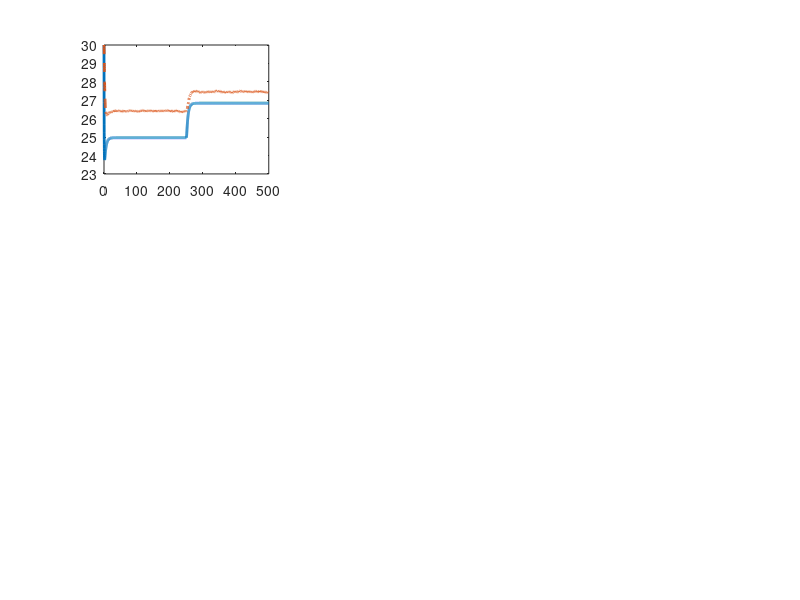

The MATLAB script that drew this image: (Note: this script raises an error after producing the figure.)
%% ========================================================================
%  PERBANDINGAN LQR vs LQG - SISTEM POULTRY HOUSE
%  Fitri Ardianti - EAS Kontrol Optimal
%% ========================================================================

clear; clc; close all;

fprintf('=== PERBANDINGAN LQR vs LQG - SISTEM POULTRY HOUSE ===\n\n');

%% ------------------------------------------------------------------------
%  BAGIAN 1 : MODEL STATE-SPACE
%% ------------------------------------------------------------------------

Rcb   = 0.015;     % thermal resistance (K/W)
Kg    = 50;        % gain heating
a     = 1000;      % konstanta a
vb    = 500;       % volume udara 1
vc    = 600;       % volume udara 2
Rcv   = 0.01;      % coupling suhu -> kelembaban
x1e   = 25;        % suhu ekuilibrium (°C)
u3_op = 100;       % ventilasi nominal

A = [-(Rcb + Kg/a + u3_op/vb),      0;
      Rcv*(0.52*x1e - 6.46),   -u3_op/vc];

B  = [1/a,   -1/a,  -x1e/vb;
      0,     1/vb, -x1e/vc];

Bd = [Kg/a + u3_op/vb,      0;
      0,               u3_op/vc];

C = eye(2);
D = zeros(2,3);

fprintf('Matriks A:\n'); disp(A);
fprintf('Matriks B:\n'); disp(B);

% cek controllability
Co = ctrb(A,B);
if rank(Co)==size(A,1)
    fprintf('✓ Sistem controllable.\n\n');
else
    error('Sistem tidak controllable.');
end

%% ------------------------------------------------------------------------
%  BAGIAN 2 : DESAIN LQR
%% ------------------------------------------------------------------------

fprintf('=== DESAIN LQR ===\n');

Q = diag([100 50]);          % penalti state
R = diag([1 1 0.1]);         % penalti sinyal kontrol

[K_lqr, P_lqr, eig_lqr] = lqr(A,B,Q,R);
Acl_lqr = A - B*K_lqr;

fprintf('Gain LQR K:\n'); disp(K_lqr);
fprintf('Pole closed-loop LQR:\n'); disp(eig_lqr);

%% ------------------------------------------------------------------------
%  BAGIAN 3 : DESAIN LQG
%% ------------------------------------------------------------------------

fprintf('\n=== DESAIN LQG ===\n');

% Kalman filter
W = diag([0.05 0.05]);       % kovariansi noise proses
V = diag([0.5 0.5]);         % kovariansi noise pengukuran

[L, P_est, eig_est] = lqe(A, eye(2), C, W, V);

fprintf('Gain Kalman L:\n'); disp(L);
fprintf('Pole estimator:\n'); disp(eig(A-L*C));

%% ------------------------------------------------------------------------
%  BAGIAN 4 : SIMULASI LQR
%% ------------------------------------------------------------------------

fprintf('\n=== SIMULASI LQR ===\n');

dt = 0.1;
t  = 0:dt:500;
N  = numel(t);

% Inisialisasi LQR
x_lqr = zeros(2,N);
u_lqr = zeros(3,N);
x_lqr(:,1) = [5; 10];   % deviasi awal

% gangguan
d1 = 3*ones(1,N);
d2 = 5*ones(1,N);
d2(t>250) = -2;

for k = 1:N-1
    d = [d1(k); d2(k)];
    
    % kontrol LQR (full state feedback)
    u_lqr(:,k) = -K_lqr*x_lqr(:,k);
    
    % dinamika plant
    x_dot = A*x_lqr(:,k) + B*u_lqr(:,k) + Bd*d;
    x_lqr(:,k+1) = x_lqr(:,k) + dt*x_dot;
end
u_lqr(:,N) = u_lqr(:,N-1);

fprintf('Simulasi LQR selesai.\n');

%% ------------------------------------------------------------------------
%  BAGIAN 5 : SIMULASI LQG
%% ------------------------------------------------------------------------

fprintf('=== SIMULASI LQG ===\n');

x_lqg      = zeros(2,N);   % state nyata
xhat_lqg   = zeros(2,N);   % state estimasi
u_lqg      = zeros(3,N);   % sinyal kontrol
y_meas     = zeros(2,N);   % pengukuran dengan noise

x_lqg(:,1)    = [5; 10];   % deviasi awal plant
xhat_lqg(:,1) = [0; 0];    % tebakan awal estimator

% noise pengukuran
Rv = chol(V,'lower');
v  = Rv*randn(2,N);

for k = 1:N-1
    d = [d1(k); d2(k)];
    
    % pengukuran dengan noise
    y_meas(:,k) = C*x_lqg(:,k) + v(:,k);

    % kontrol menggunakan state estimasi
    u_lqg(:,k) = -K_lqr*xhat_lqg(:,k);
    
    % dinamika plant
    x_dot = A*x_lqg(:,k) + B*u_lqg(:,k) + Bd*d;
    x_lqg(:,k+1) = x_lqg(:,k) + dt*x_dot;
    
    % dinamika estimator (Kalman)
    xhat_dot = A*xhat_lqg(:,k) + B*u_lqg(:,k) + L*(y_meas(:,k) - C*xhat_lqg(:,k));
    xhat_lqg(:,k+1) = xhat_lqg(:,k) + dt*xhat_dot;
end
y_meas(:,N) = C*x_lqg(:,N) + v(:,N);
u_lqg(:,N)  = u_lqg(:,N-1);

fprintf('Simulasi LQG selesai.\n\n');

%% ------------------------------------------------------------------------
%  BAGIAN 6 : ANALISIS PERFORMANSI
%% ------------------------------------------------------------------------

fprintf('=== ANALISIS PERFORMANSI ===\n\n');

% --- LQR ---
idx_ts1_lqr = find(abs(x_lqr(1,:)) < 0.02*abs(x_lqr(1,1)),1);
if isempty(idx_ts1_lqr), Ts_lqr = t(end); else, Ts_lqr = t(idx_ts1_lqr); end

Ess1_lqr = x_lqr(1,end);
Ess2_lqr = x_lqr(2,end);

state_cost_lqr   = trapz(t, sum((x_lqr.'*Q).*x_lqr.',2));
control_cost_lqr = trapz(t, sum((u_lqr.'*R).*u_lqr.',2));
J_lqr = state_cost_lqr + control_cost_lqr;

fprintf('PERFORMANSI LQR:\n');
fprintf('  Settling time (x1) : %.2f s\n', Ts_lqr);
fprintf('  Ess (x1)           : %.4f °C\n', Ess1_lqr);
fprintf('  Ess (x2)           : %.4f %%\n', Ess2_lqr);
fprintf('  Fungsi biaya J     : %.2f\n\n', J_lqr);

% --- LQG ---
idx_ts1_lqg = find(abs(x_lqg(1,:)) < 0.02*abs(x_lqg(1,1)),1);
if isempty(idx_ts1_lqg), Ts_lqg = t(end); else, Ts_lqg = t(idx_ts1_lqg); end

Ess1_lqg = x_lqg(1,end);
Ess2_lqg = x_lqg(2,end);

state_cost_lqg   = trapz(t, sum((x_lqg.'*Q).*x_lqg.',2));
control_cost_lqg = trapz(t, sum((u_lqg.'*R).*u_lqg.',2));
J_lqg = state_cost_lqg + control_cost_lqg;

fprintf('PERFORMANSI LQG:\n');
fprintf('  Settling time (x1) : %.2f s\n', Ts_lqg);
fprintf('  Ess (x1)           : %.4f °C\n', Ess1_lqg);
fprintf('  Ess (x2)           : %.4f %%\n', Ess2_lqg);
fprintf('  Fungsi biaya J     : %.2f\n\n', J_lqg);

%% ------------------------------------------------------------------------
%  BAGIAN 7 : KONVERSI KE NILAI AKTUAL
%% ------------------------------------------------------------------------

% Setpoint aktual (fisik)
T_sp  = 25;   % °C
RH_sp = 60;   % %

% Konversi deviasi -> nilai aktual
T_lqr  = x_lqr(1,:) + T_sp;     % suhu aktual LQR
RH_lqr = x_lqr(2,:) + RH_sp;    % kelembaban aktual LQR

T_lqg  = x_lqg(1,:) + T_sp;     % suhu aktual LQG
RH_lqg = x_lqg(2,:) + RH_sp;    % kelembaban aktual LQG

%% ------------------------------------------------------------------------
%  BAGIAN 8 : PLOT PERBANDINGAN LQR vs LQG
%% ------------------------------------------------------------------------

fig = figure('Name','Perbandingan LQR vs LQG','Position',[50 50 1400 900]);

% Warna
color_lqr = [0 0.4470 0.7410];      % biru
color_lqg = [0.8500 0.3250 0.0980]; % merah

%% --- Subplot 1: Suhu Aktual (x1) ---
subplot(3,3,1);
plot(t, T_lqr, '-', 'Color', color_lqr, 'LineWidth', 2); hold on;
plot(t, T_lqg, '--', 'Color', color_lqg, 'LineWidth', 2);
yline(T_sp, 'k:', 'LineWidth', 1.5);
grid on;
xlabel('Waktu (s)');
ylabel('Suhu (°C)');
title('x_1 - Suhu Internal : LQR vs LQG', 'FontWeight', 'bold');
legend('LQR', 'LQG', 'Setpoint', 'Location', 'best');
xlim([0 500]);

%% --- Subplot 2: Kelembaban Aktual (x2) ---
subplot(3,3,2);
plot(t, RH_lqg, '--', 'Color', color_lqg, 'LineWidth', 2); hold on;
plot(t, RH_lqr, '-', 'Color', color_lqr, 'LineWidth', 2);
yline(RH_sp, 'k:', 'LineWidth', 1.5);
grid on;
xlabel('Waktu (s)');
ylabel('Kelembaban (%)');
title('x_2 - Kelembaban Internal : LQR vs LQG', 'FontWeight', 'bold');
legend('LQG', 'LQR', 'Setpoint', 'Location', 'best');
xlim([0 500]);

%% --- Subplot 3: Ringkasan Performansi (TEXT) ---
subplot(3,3,3);
axis off;
text_str = {
    '\bf{Ringkasan Performansi}', '', ...
    sprintf('Ts LQR (x1) = %.2f s', Ts_lqr), ...
    sprintf('Ts LQG (x1) = %.2f s', Ts_lqg), '', ...
    sprintf('J_{LQR}     = %.2f', J_lqr), ...
    sprintf('J_{LQG}     = %.2f', J_lqg)
};
text(0.1, 0.5, text_str, 'FontSize', 11, 'VerticalAlignment', 'middle');

%% --- Subplot 4: Sinyal Kontrol u1 (Heating) ---
subplot(3,3,4);
plot(t, u_lqr(1,:), '-', 'Color', color_lqr, 'LineWidth', 2); hold on;
plot(t, u_lqg(1,:), '--', 'Color', color_lqg, 'LineWidth', 2);
yline(0, 'k--', 'LineWidth', 1);
grid on;
xlabel('Waktu (s)');
ylabel('u_1 (Heating)');
title('Sinyal Kontrol u_1 : LQR vs LQG', 'FontWeight', 'bold');
legend('LQR', 'LQG', 'Location', 'best');
xlim([0 500]);

%% --- Subplot 5: Sinyal Kontrol u2 (PAD) ---
subplot(3,3,5);
plot(t, u_lqr(2,:), '-', 'Color', color_lqr, 'LineWidth', 2); hold on;
plot(t, u_lqg(2,:), '--', 'Color', color_lqg, 'LineWidth', 2);
yline(0, 'k--', 'LineWidth', 1);
grid on;
xlabel('Waktu (s)');
ylabel('u_2 (PAD)');
title('Sinyal Kontrol u_2 : LQR vs LQG', 'FontWeight', 'bold');
legend('LQR', 'LQG', 'Location', 'best');
xlim([0 500]);

%% --- Subplot 6: Kosong atau informasi tambahan ---
subplot(3,3,6);
axis off;

%% --- Subplot 7: Sinyal Kontrol u3 (Ventilasi) ---
subplot(3,3,7);
plot(t, u_lqr(3,:), '-', 'Color', color_lqr, 'LineWidth', 2); hold on;
plot(t, u_lqg(3,:), '--', 'Color', color_lqg, 'LineWidth', 2);
yline(0, 'k--', 'LineWidth', 1);
grid on;
xlabel('Waktu (s)');
ylabel('u_3 (Ventilasi)');
title('Sinyal Kontrol u_3 : LQR vs LQG', 'FontWeight', 'bold');
legend('LQR', 'LQG', 'Location', 'best');
xlim([0 500]);
ylim([0 20]);          % MAKS Y-AXIS = 20
yticks(0:5:20);        % interval 5

%% --- Subplot 8 & 9: Kosong ---
subplot(3,3,8);
axis off;

subplot(3,3,9);
axis off;

%% Judul keseluruhan
sgtitle('Perbandingan LQR vs LQG - Sistem Poultry House', ...
        'FontSize', 16, 'FontWeight', 'bold');

fprintf('=== PLOT PERBANDINGAN SELESAI ===\n');